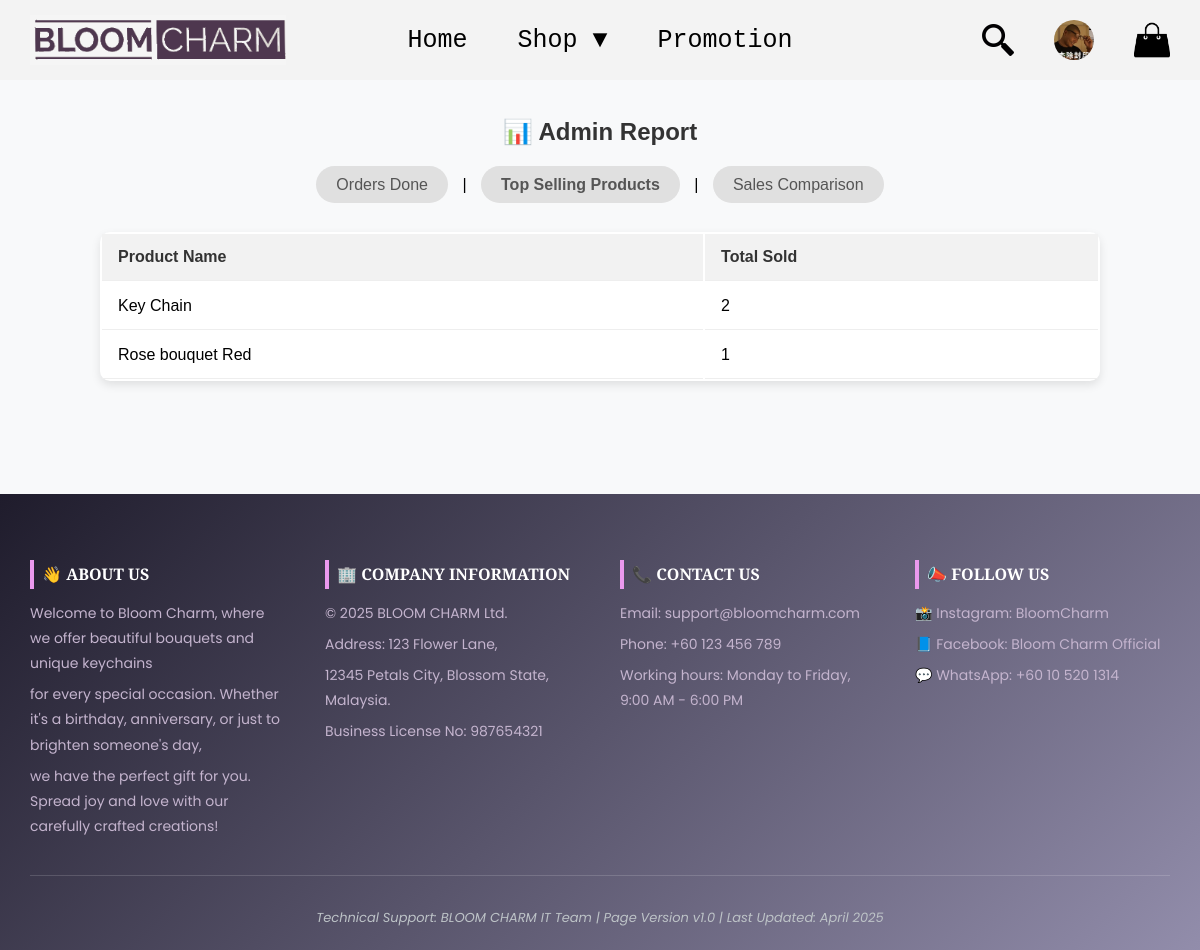
/admin/adminReport.php?page=products (signed in), run on the app's committed database.
### tables this page shows
CREATE TABLE `users` (
  `id` int(11) NOT NULL,
  `username` varchar(40) NOT NULL,
  `email` varchar(50) NOT NULL,
  `phone_num` varchar(12) NOT NULL,
  `password` varchar(255) NOT NULL,
  `role` enum('user','admin','manager') NOT NULL DEFAULT 'user',
  `profile_image` varchar(255) DEFAULT 'uploads/default.jpg',
  `created_at` timestamp NOT NULL DEFAULT current_timestamp()
);

CREATE TABLE `products` (
  `id` int(11) NOT NULL,
  `name` varchar(255) NOT NULL,
  `price` decimal(10,2) NOT NULL,
  `discount` int(3) DEFAULT 0,
  `sold_count` int(11) NOT NULL DEFAULT 0,
  `stock` int(11) NOT NULL,
  `category` enum('bouquet','key chain') NOT NULL
);

### models/userModels.php (called while the page is built, shortened)
<?php
require "../config/db.php";
function getUserImageById($user_id){
    global $_db;
    $stm=$_db->prepare("SELECT profile_image FROM users WHERE id =?");
    $stm->execute([$user_id]);
    return $stm->fetch(PDO::FETCH_COLUMN);
}
?>

### models/reportModels.php (called while the page is built, shortened)
<?php
include '../config/db.php';
function getTopProducts($limit = 10) {
    global $_db;
    $stm = $_db->prepare("SELECT p.id, p.name, SUM(oi.quantity) as total_sold
                          FROM order_items oi
                          JOIN products p ON oi.product_id = p.id
                          GROUP BY p.id, p.name
                          ORDER BY total_sold DESC
                          LIMIT ?");
    $stm->bindValue(1, (int)$limit, PDO::PARAM_INT);
    $stm->execute();
    return $stm->fetchAll(PDO::FETCH_OBJ);
}
?>

### admin/adminReport.php (the view, shortened to what this page needs)
<?php
include '../public/header.php';
include '../models/reportModels.php';
$page = $_GET['page'] ?? 'orders';
$filter = $_GET['filter'] ?? '1month';
$today = date('Y-m-d');
switch ($filter) {
    case '1month':
        $startDate = date('Y-m-d', strtotime('-1 month'));
        break;
}
$endDate = $today;
$topProducts = getTopProducts(5);
$orderCounts = getOrderCountByMonth($startDate, $endDate);
?>
<link rel="stylesheet" href="../assets/css/report.css">
<div class="report-header">
    <h2>📊 Admin Report</h2>
    <div class="report-navigation">
        <a href="?page=orders" class="<?= ($page == 'orders') ? 'active' : '' ?>">Orders Done</a> |
        <a href="?page=products" class="<?= ($page == 'products') ? 'active' : '' ?>">Top Selling Products</a> |
        <a href="?page=sales" class="<?= ($page == 'sales') ? 'active' : '' ?>">Sales Comparison</a>
    </div>
</div>
<div class="report-container">
    <?php if ($page == 'orders'): ?>
        <form method="get" class="order-filter-form">
            <input type="hidden" name="page" value="orders">
            <label for="filter">Filter by Time:</label>
            <select name="filter" id="filter" onchange="this.form.submit()">
                <option value="1month" <?= ($filter == '1month') ? 'selected' : '' ?>>Last 1 Month</option>
                <option value="3months" <?= ($filter == '3months') ? 'selected' : '' ?>>Last 3 Months</option>
                <option value="6months" <?= ($filter == '6months') ? 'selected' : '' ?>>Last 6 Months</option>
                <option value="1year" <?= ($filter == '1year') ? 'selected' : '' ?>>Last 1 Year</option>
                <option value="all" <?= ($filter == 'all') ? 'selected' : '' ?>>All Time</option>
            </select>
        </form>
        <table class="report-table">
            <thead>
                <tr>
                    <th>Month</th>
                    <th>Total Orders</th>
                </tr>
            </thead>
            <tbody>
                <?php foreach ($orderCounts as $order): ?>
                <tr>
                    <td><?= htmlspecialchars($order->month) ?></td>
                    <td><?= htmlspecialchars($order->total_orders) ?></td>
                </tr>
                <?php endforeach; ?>
            </tbody>
        </table>
    <?php elseif ($page == 'products'): ?>
        <table class="report-table">
            <thead>
                <tr>
                    <th>Product Name</th>
                    <th>Total Sold</th>
                </tr>
            </thead>
            <tbody>
                <?php foreach ($topProducts as $product): ?>
                <tr>
                    <td><?= htmlspecialchars($product->name) ?></td>
                    <td><?= htmlspecialchars($product->total_sold) ?></td>
                </tr>
                <?php endforeach; ?>
            </tbody>
        </table>
    <?php endif; ?>
</div>
<?php include "../public/footer.php"; ?>

### public/header.php (shortened to what this page needs)
<?php
require "../helper/html_helper.php";
require "../models/userModels.php";
$role = $_SESSION['role'] ?? null;
if (isset($_SESSION['user_id'])) {
    $profileImage = getUserImageById($_SESSION['user_id']);
}
?>
<link rel="stylesheet" href="../assets/css/header.css">
<?php if ($role == 'admin' || $role == 'manager'): ?>
    <nav class="nav-container">
        <div class="nav-left">
            <a href="/public/home.php">
                <img src="../assets/image/logo/logo3.png" alt="Logo" class="logo">
            </a>
        </div>
        <div class="nav-center">
            <a href="/public/home.php">Dashboard</a>
            <div class="dropdown">
                <a href="#">Manage ▼</a>
                <div class="dropdown-content">
                <a href="/admin/manageProduct.php">Products</a>
                <a href="/admin/manageUser.php">Users</a>
                </div>
            </div>
            <a href="/public/orderHistory.php">Order</a>
            <div class="dropdown">
                <a href="#">Others ▼</a>
                <div class="dropdown-content">
                <a href="/admin/reviews.php">Reviews</a>
                <a href="/admin/homePosterChange.php">Home Poster</a>
                <a href="/admin/adminLogs.php">Logs</a>
                <?php if ($role == 'manager'): ?>
                    <a href="/admin/adminReport.php">Report</a>
                <?php endif; ?>
                </div>
            </div>
        </div>
        <div class="nav-right" id="admin_nav_right">
        <div class="dropdown">
                <a href="#">
                <img src="<?= htmlspecialchars($profileImage) ?>" alt="profile" class="profile-img">
                </a>
                <div class="dropdown-content">
                    <a href="/public/profile.php">Profile</a>
                    <a href="/public/logout.php">Log Out</a>
                </div>
            </div>
        </div>
    </nav>
<?php elseif ($role == 'user'): ?>
    <nav class="nav-container">
        <div class="nav-left">
            <a href="/public/home.php">
                <img src="../assets/image/logo/logo3.png" alt="Logo" class="logo">
            </a>
        </div>
        <div class="nav-center">
            <a href="/public/home.php">Home</a>
            <div class="dropdown">
                <a href="../user/shop.php">Shop ▼</a>
            </div>
            <a href="../user/shop.php?promo=1#">Promotion</a>
        </div>
        <div class="nav-right">
        <a href="#" id="search-trigger">
            <img src="../assets/image/logo/search.png" alt="Search" class="search-icon">
            </a>
            <div class="dropdown">
                <a href="#">
                <img src="<?= htmlspecialchars($profileImage) ?>" alt="profile" class="profile-img">
                </a>
            </div>
            <a href="../user/cart.php">
                <img src="../assets/image/logo/cart.png" alt="cart" class="cart-img">
            </a>
        </div>
    </nav>
<?php endif; ?>

### assets/css/header.css (style rules this page uses)
.nav-container { display: flex; align-items: center; justify-content: space-between; background-color: rgb(243, 243, 243); padding: 15px; position: relative; z-index: 1000; }
.nav-left { flex: 1; display: flex; align-items: center; }
.logo { height: 50px; }
.nav-center { position: absolute; left: 50%; transform: translateX(-50%); display: flex; justify-content: center; gap: 20px; }
.nav-right { display: flex; align-items: center; gap: 10px; }
.nav-container a { color: black; text-decoration: none; margin: 0 15px; padding: 5px 10px auto; transition: 0.5s; font-family: monospace; font-size: 25px; }
.dropdown { position: relative; display: inline-block; z-index: 1000; overflow: visible !important; }
.search-icon { width: 32px; height: 32px; cursor: pointer; }
.profile-img { width: 40px; height: 40px; border-radius: 50%; cursor: pointer; }
.cart-img { width: 36px; height: 36px; cursor: pointer; }

### assets/css/report.css (style rules this page uses)
h2 { text-align: center; color: #333; margin-bottom: 25px; }
.report-navigation { text-align: center; margin-bottom: 20px; margin-top: 30px; }
.report-navigation a { text-decoration: none; color: #555; margin: 0 10px; padding: 10px 20px; border-radius: 20px; transition: all 0.3s ease; background-color: #e0e0e0; }
.report-table { width: 90%; max-width: 1000px; margin: 0 auto; background-color: white; box-shadow: 0 4px 10px rgba(0,0,0,0.1); border-radius: 10px; }
.report-table th, .report-table td { padding: 14px 16px; text-align: left; border-bottom: 1px solid #eee; }
.report-table th { background-color: #f2f2f2; font-weight: bold; color: #333; }
.report-header { max-width: 1000px; width: 90%; margin: 1cm auto 1cm auto; position: relative; }
.report-header h2 { text-align: center; margin: 0; color: #333; position: relative; z-index: 1; }
.report-navigation a.active { font-weight: bold; text-decoration: none; }

### data on the page
users: profile_image (picture)
products: name "Key Chain", total_sold "2"
products: name "Rose bouquet Red", total_sold "1"
